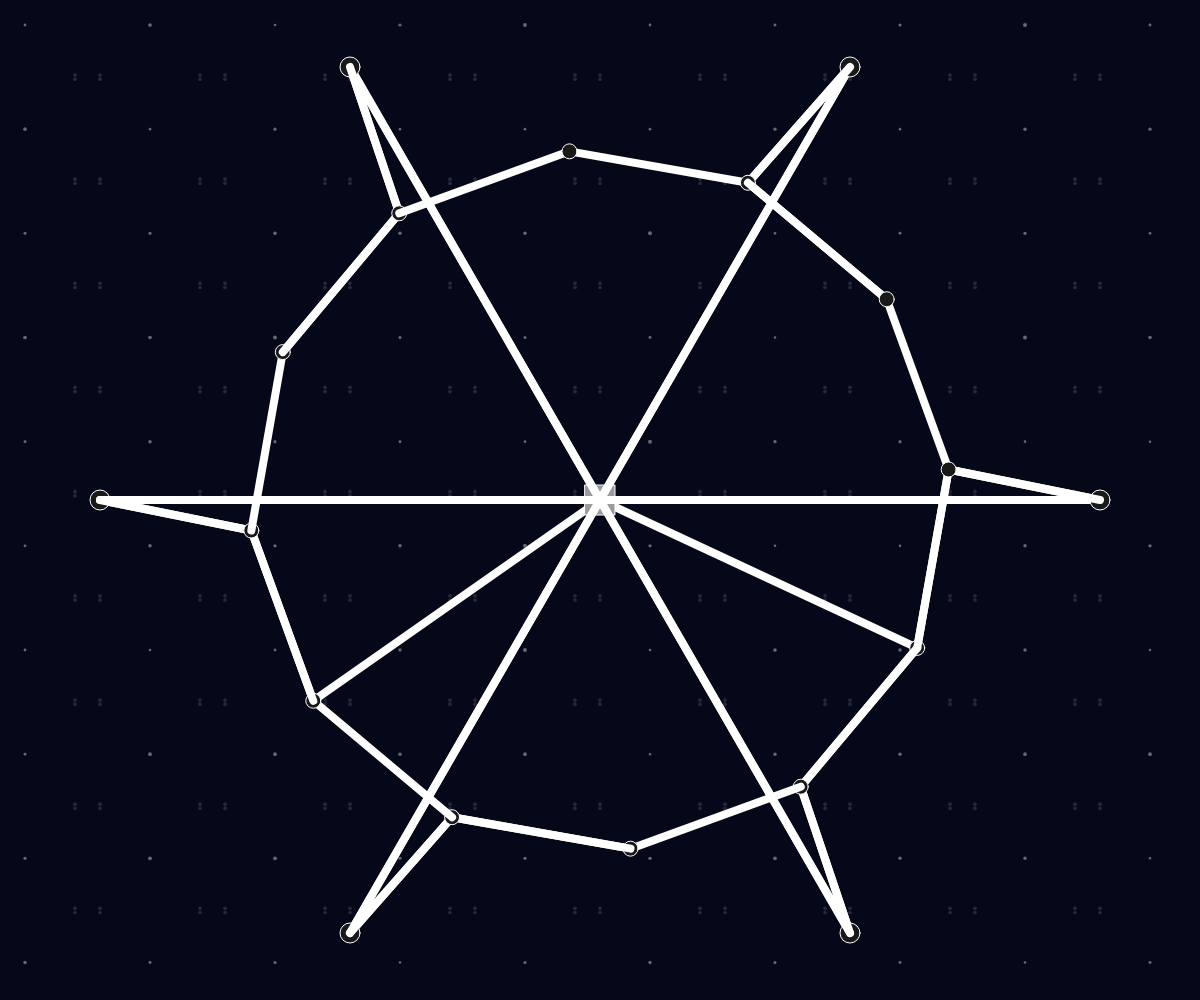
Frame 1 (no input)
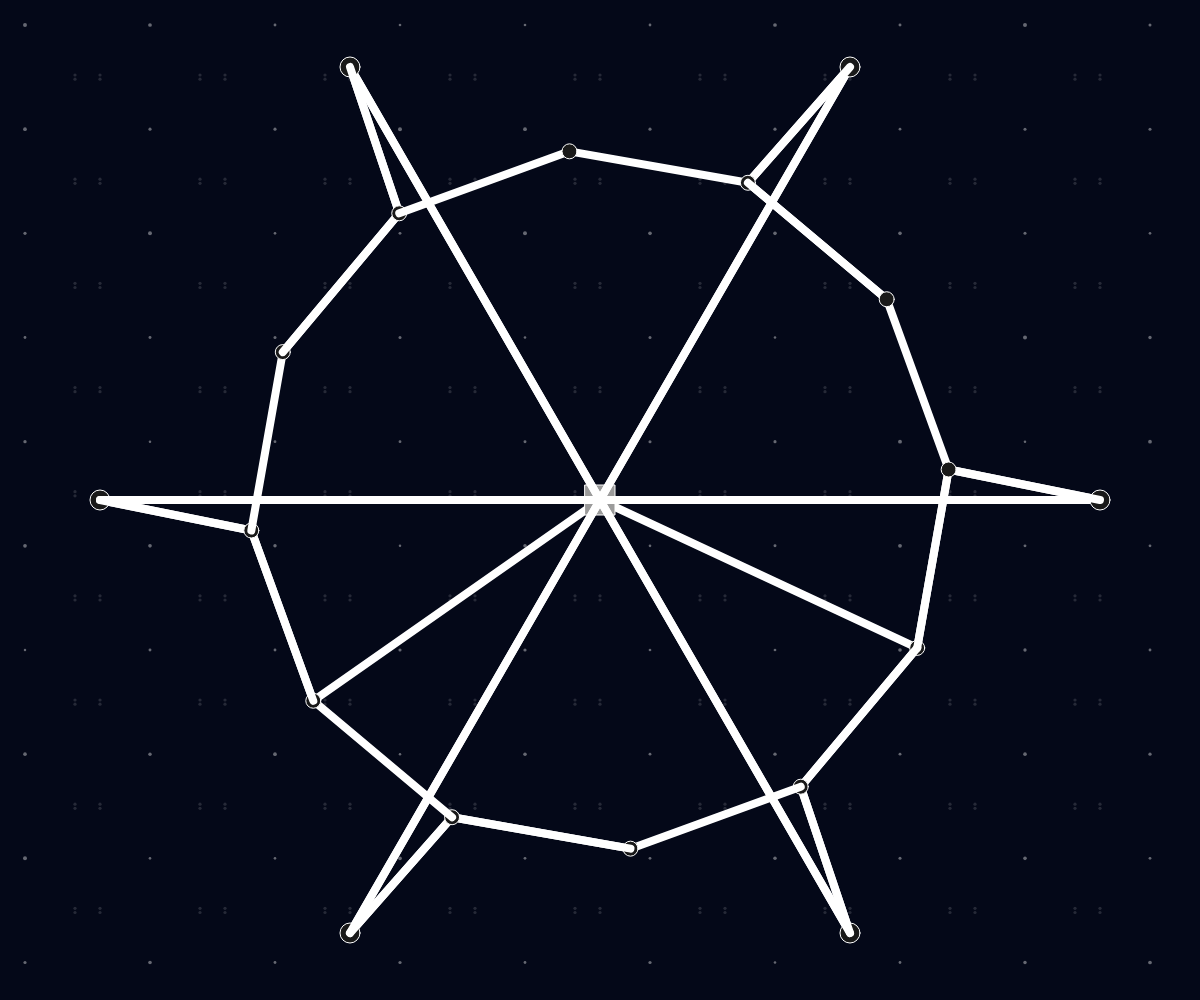
Frame 60 (no input)
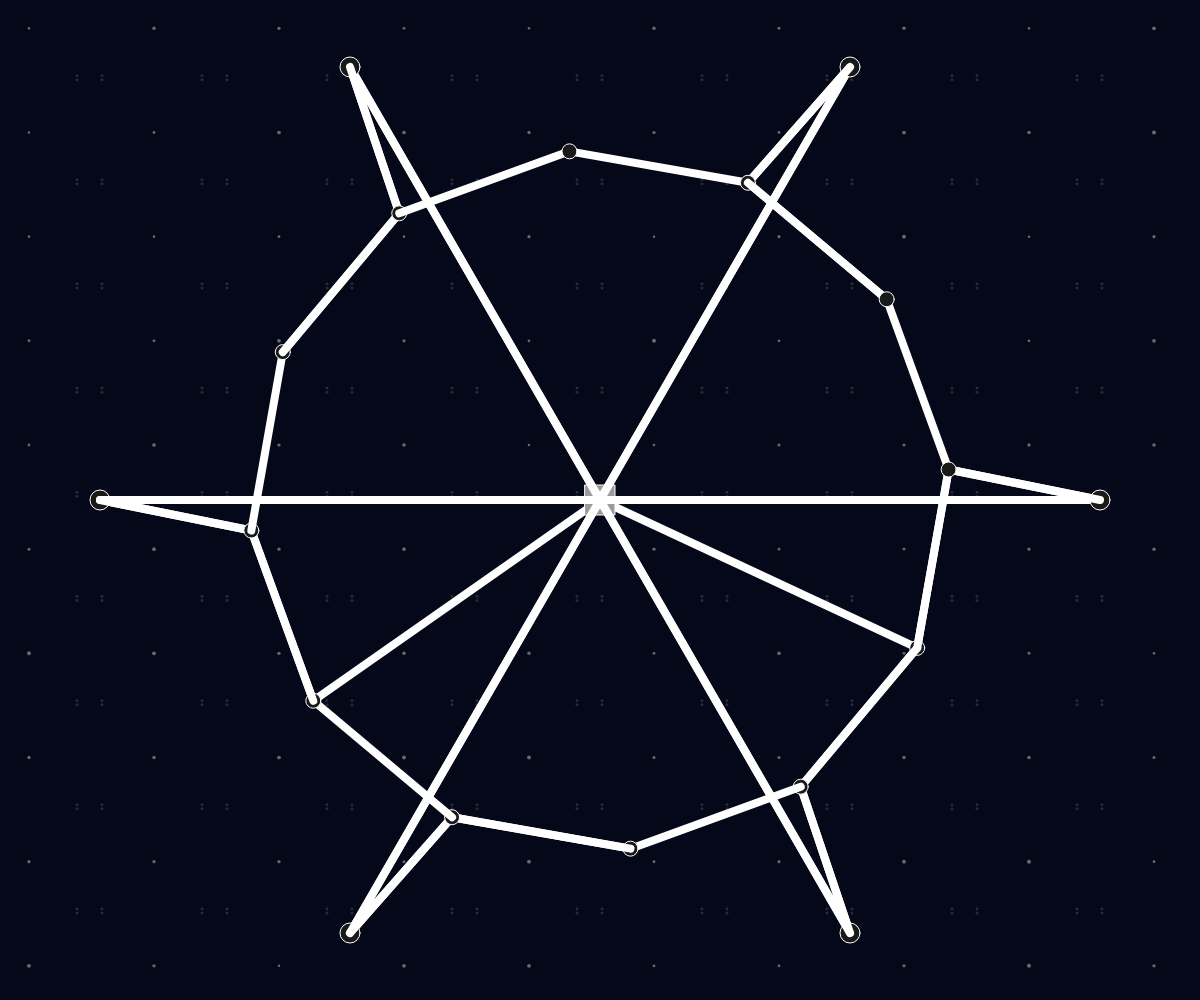
Frame 120 (the mouse pressed at the canvas centre since frame 60)

The p5.js sketch that drew these frames (run headless with seeded random() and noise() and a simulated clock; from frame 60 on, the mouse is pressed at the canvas centre):

// p5.js sketch
// ── sketch.js

let nb = window.innerWidth /  window.innerHeight * 8
let width
let height
let randBack, randFront

let backgroundColor = [4,8,24]
let foregroundColor = 255

let graphe = []

let _supercomputer

function setup() {

    createCanvas(window.innerWidth,window.innerHeight)
    width = window.innerWidth
    height = window.innerHeight
    
    generateGraphe()
    
}

function draw() {
    
    showBackground()
    
    stroke(255)
    

    noFill()
    
    showGraphe()
    
    
}


function generateGraphe() {
    
    
    // Ordinateur central
    _supercomputer = new SuperComputer((width/2),(height/2))
    graphe.push(_supercomputer)
    
    
    let max = 6 // nb de joueurs
    for(let n = 1; n <= max; n++){
        

        let coordonnee = {}
        
        coordonnee.x = CircleToPositionX((width/2),500,360/max * n)
        coordonnee.y = CircleToPositionY((height/2),500,360/max * n)
        
        let _player = new Player(coordonnee.x,coordonnee.y)
        
        graphe.push(_player)
        
    }
    
    // node intermediaire
    
    let node_max = 6 * 2
    for(let u = 1; u <= node_max; u++){
        

        let coordonnee = {}
        
        coordonnee.x = CircleToPositionX((width/2),350,360/node_max * u -5 )
        coordonnee.y = CircleToPositionY((height/2),350,360/node_max * u -5)
        
        let _node = new Node(coordonnee.x,coordonnee.y)
        
        graphe.push(_node)
        
    }
    
    graphe.forEach((element) => {
        
        let near = []
        
        graphe.forEach((item) => {
            near.push([p5.Vector.dist(item.pos,element.pos),item])
        })
        
        near.sort()
        
        
        
        element.near.push(near[1][1])
        element.near.push(near[2][1])
        
    })
    
    
}

function CircleToPositionX(x,r,angle){
    return x + r * cos(radians(angle))
}

function CircleToPositionY(y,r,angle){
    return y + r * sin(radians(angle))
}

function showBackground() {
    
    background(backgroundColor)
    
    noStroke()
    
            
    
    randBack = random(3,4)
    
    for(let x = 0; x < nb; x++) {
        for(let y = 0; y < nb; y++) {
            
            fill(foregroundColor,100)         
            
            
            randFront = random(2.5,4)
            ellipse(x * (width / nb ) + 25 + mouseX / 150 ,y * (height / nb) + 25 + mouseY / 150,randFront,randFront);
            
            fill(foregroundColor,35)
            
            
            ellipse(x * (width / nb ) + 25 * 4 + mouseX / 300,y * (height / nb) - 25 + mouseY / 1000,randBack,randBack);
            ellipse(x * (width / nb ) - 25 * 2 + mouseX / 300,y * (height / nb) - 25 + mouseY / 1000,randBack,randBack);
            ellipse(x * (width / nb ) - 25 * 2 + mouseX / 300,y * (height / nb) + 25 * 3 + mouseY / 1000,randBack,randBack);
            ellipse(x * (width / nb ) + 25 * 4 + mouseX / 300,y * (height / nb) + 25 * 3 + mouseY / 1000,randBack,randBack);
        }
    }
    
}

function showGraphe() {
    graphe.forEach((element) => {
        
        strokeWeight(8)
        stroke(255)
        
        element.near.forEach((item) => {
             beginShape()
             vertex(item.pos.x,item.pos.y)
             vertex(element.pos.x,element.pos.y)
             endShape()
        })
        
        strokeWeight(1)
        
         element.show()
    })

}
// ── node.js
class Node { 
    
    constructor(x,y){
        this.pos = createVector(x,y)
        this.near = []
    }
    
    show() {
        fill(25)
        ellipse(this.pos.x,this.pos.y,15,15) 
    }
    
    collider(entity,dis){
        let d = p5.Vector.dist(entity.pos,this.pos)
        if(d < dis){
            console.log("colision")
        }
    }
}

class SuperComputer extends Node {
    constructor(x,y){
        super(x,y)
    }
    
    show() {
        fill(155)
        rect(this.pos.x - 15,this.pos.y - 15,30,30)
    }
    
}

class Player extends Node {
    constructor(x,y,name) {
        super(x,y)
        this.name = name;
    }
    
    show() {
        fill(25)
        ellipse(this.pos.x,this.pos.y,20,20)
    }
}
